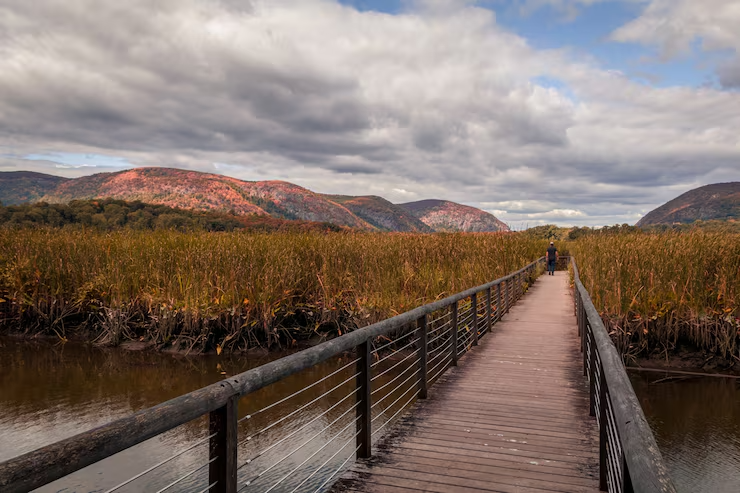
#> input picture pract_1/images/paisaje_2.tiff, 740 x 493 px
$ python 3.py
#> lines starting #> are read from the running program, lines starting #| are printed output that depends on the picture
from PIL import Image
import matplotlib.pyplot as plt
import matplotlib as mpl
from matplotlib.colors import ListedColormap, BoundaryNorm
import numpy as np
from mpl_toolkits.axes_grid1 import make_axes_locatable
from pathlib import Path

# Obtener ruta relativa a la imagen
image_path = Path(__file__).parent.parent / "images" / "paisaje_2.tiff"
im = Image.open(image_path)
#> im is the input picture: PIL image 740x493 RGBA; mean R, G, B, A 127.4, 112.2, 104.3, 255
print("Formato, tamaño, modo:", im.format, im.size, im.mode)
#| Formato, tamaño, modo: TIFF (740, 493) RGBA

# ---- Extraer colores únicos de la imagen original (RGB) ----
im_rgb = im.convert("RGB")
arr_rgb = np.array(im_rgb) # H x W x 3
pixels = arr_rgb.reshape(-1, 3)

# obtener únicos (exacto si la imagen no es gigante)
unique_colors = np.unique(pixels, axis=0)
n_unique = unique_colors.shape[0]
#> n_unique = 104392
print("Colores únicos detectados (original):", n_unique)
#| Colores únicos detectados (original): 104392

# ---- REDUCIR a 16 colores ----
n_target = 16
im_16 = im_rgb.convert('P', palette=Image.ADAPTIVE, colors=n_target) # <-- aquí pedimos 16 colores
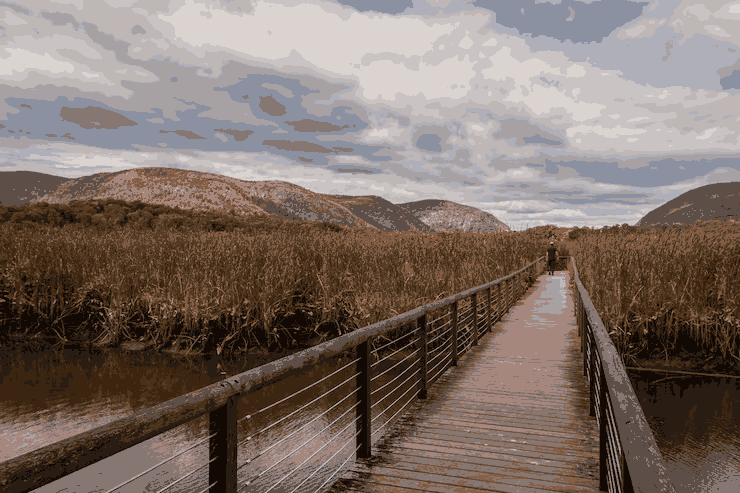
#> im_16: PIL image 740x493 P; mean R, G, B 126.8, 112.3, 104.9
arr_16 = np.array(im_16) # array 2D de índices
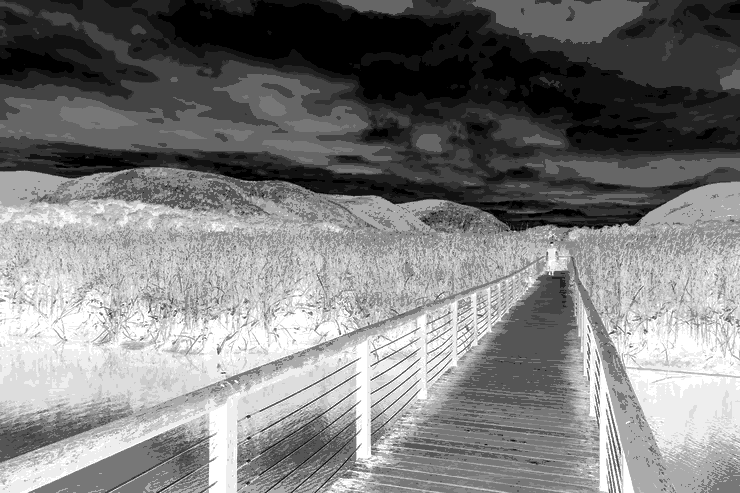
#> arr_16: shape (493, 740); min 0, max 15, mean 7.37; drawn with min black and max white
used_indices = np.unique(arr_16)
#> used_indices = [0, 1, 2, 3, 4, 5, 6, 7, 8, 9, 10, 11, 12, 13, 14, 15]
n_used = used_indices.size
#> n_used = 16

print(f"Colores (índices) usados en la versión a {n_target} colores: {n_used}")
#| Colores (índices) usados en la versión a 16 colores: 16

# ---- Obtener la paleta (RGB) para matplotlib ----
pal = im_16.getpalette()[:n_target*3] # tomamos los primeros n_target colores
#> pal = 48 values, max 218 at index 0, min 5 at index 47, mean 112.7
pal_arr = np.array(pal, dtype=np.uint8).reshape(-1,3) / 255.0
#> pal_arr = 16 rows, first 8: [0.855, 0.827, 0.816], [0.792, 0.765, 0.765], [0.745, 0.718, 0.714], [0.682, 0.686, 0.722], [0.659, 0.631, 0.643], [0.651, 0.529, 0.49], [0.545, 0.569, 0.631], [0.525, 0.467, 0.451]
cmap = ListedColormap(pal_arr)
norm = BoundaryNorm(np.arange(n_target + 1) - 0.5, n_target)

# ---- Mostrar lado a lado: original | reducida (con colorbar) ----
fig, axes = plt.subplots(1, 2, figsize=(14, 6))

# Original (izquierda)
ax0 = axes[0]
ax0.imshow(arr_rgb) # imagen original RGB
ax0.set_title(f"Original — ~{n_unique} colores")
ax0.axis('off')

# Reducida (derecha) — mostramos índices con la paleta creada
ax1 = axes[1]
imshow = ax1.imshow(arr_16, cmap=cmap, norm=norm)
ax1.set_title(f"Reducida a {n_target} colores — {n_used} índices usados")
ax1.axis('off')

# Colorbar al lado de la imagen reducida
divider = make_axes_locatable(ax1)
cax = divider.append_axes("right", size="6%", pad=0.05)
mappable = mpl.cm.ScalarMappable(cmap=cmap, norm=norm)
mappable.set_array([])

# Ponemos ticks sólo en los índices usados para mayor claridad
ticks = used_indices.tolist()
#> ticks has the same summary as used_indices
# Si hay muchos índices, limitar etiquetas para que no se amontonen
if len(ticks) > 40:
    ticks_display = ticks[::max(1, len(ticks)//40)]
else:
    ticks_display = ticks
#> ticks_display has the same summary as used_indices

cbar = fig.colorbar(mappable, cax=cax, boundaries=np.arange(n_target+1), ticks=ticks_display)
cbar.set_label("Índices de paleta (colores)")


plt.tight_layout()
plt.show()
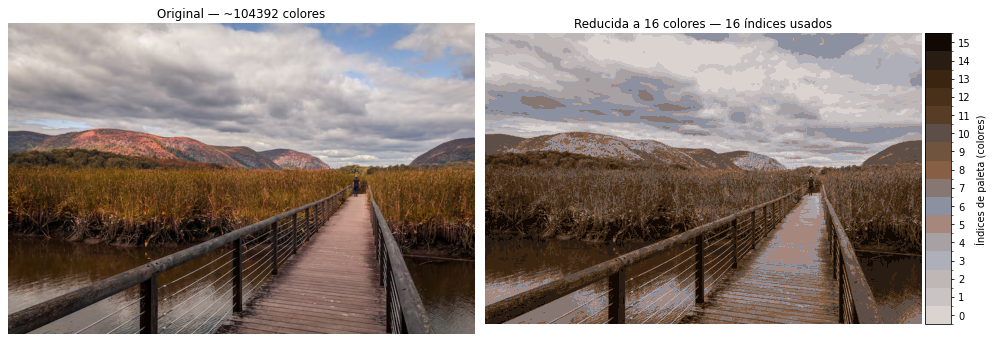
#> figure drawn by matplotlib, 3 panels

$ run again, with pract_1/ejercicio_1/galaxia.jpg saved as pract_1/images/paisaje_2.tiff
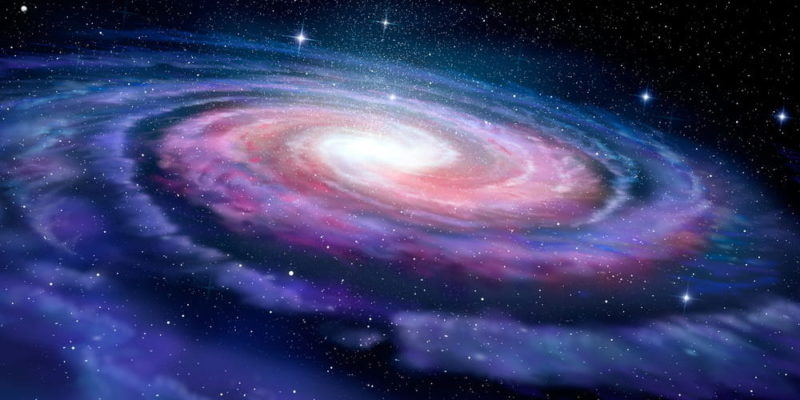
#> input picture pract_1/ejercicio_1/galaxia.jpg, 800 x 400 px
#> im is the input picture: PIL image 800x400 RGB; mean R, G, B 57.9, 61.1, 107
#| Formato, tamaño, modo: TIFF (800, 400) RGB
#| Colores únicos detectados (original): 102834
#> `arr_16 = np.array(im_16)`:
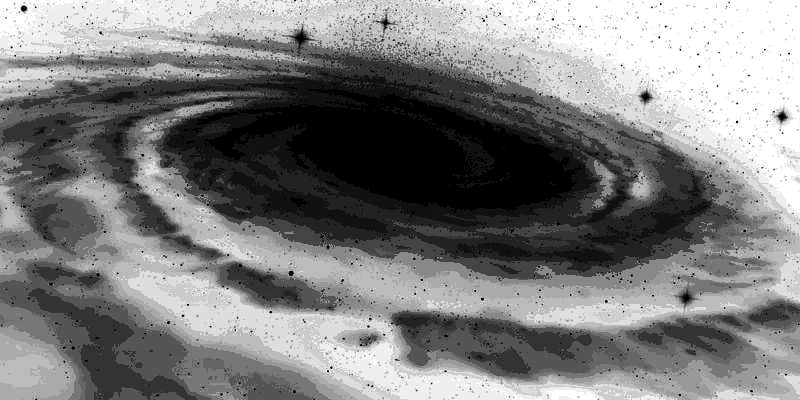
#> arr_16: shape (400, 800); min 0, max 15, mean 7.44; drawn with min black and max white
#> used_indices = [0, 1, 2, 3, 4, 5, 6, 7, 8, 9, 10, 11, 12, 13, 14, 15]
#| Colores (índices) usados en la versión a 16 colores: 16
#> pal = 48 values, max 211 at index 2, min 1 at index 45, mean 73.17
#> pal_arr = 16 rows, first 8: [0.812, 0.722, 0.827], [0.569, 0.498, 0.694], [0.49, 0.388, 0.635], [0.263, 0.365, 0.608], [0.325, 0.278, 0.545], [0.208, 0.259, 0.533], [0.125, 0.259, 0.471], [0.118, 0.2, 0.424]
#> ticks has the same summary as used_indices
#> ticks_display has the same summary as used_indices
#> `plt.show()`:
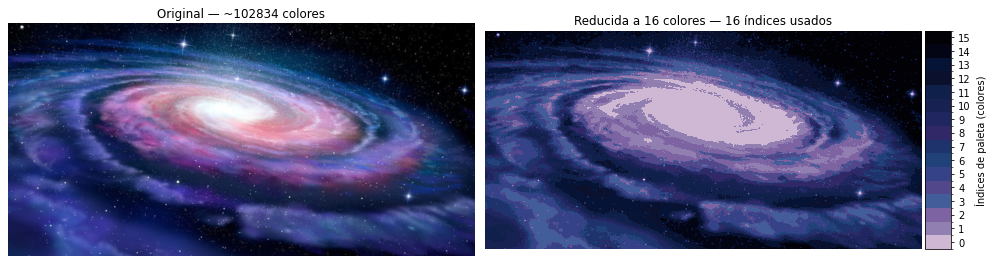
#> figure drawn by matplotlib, 3 panels
